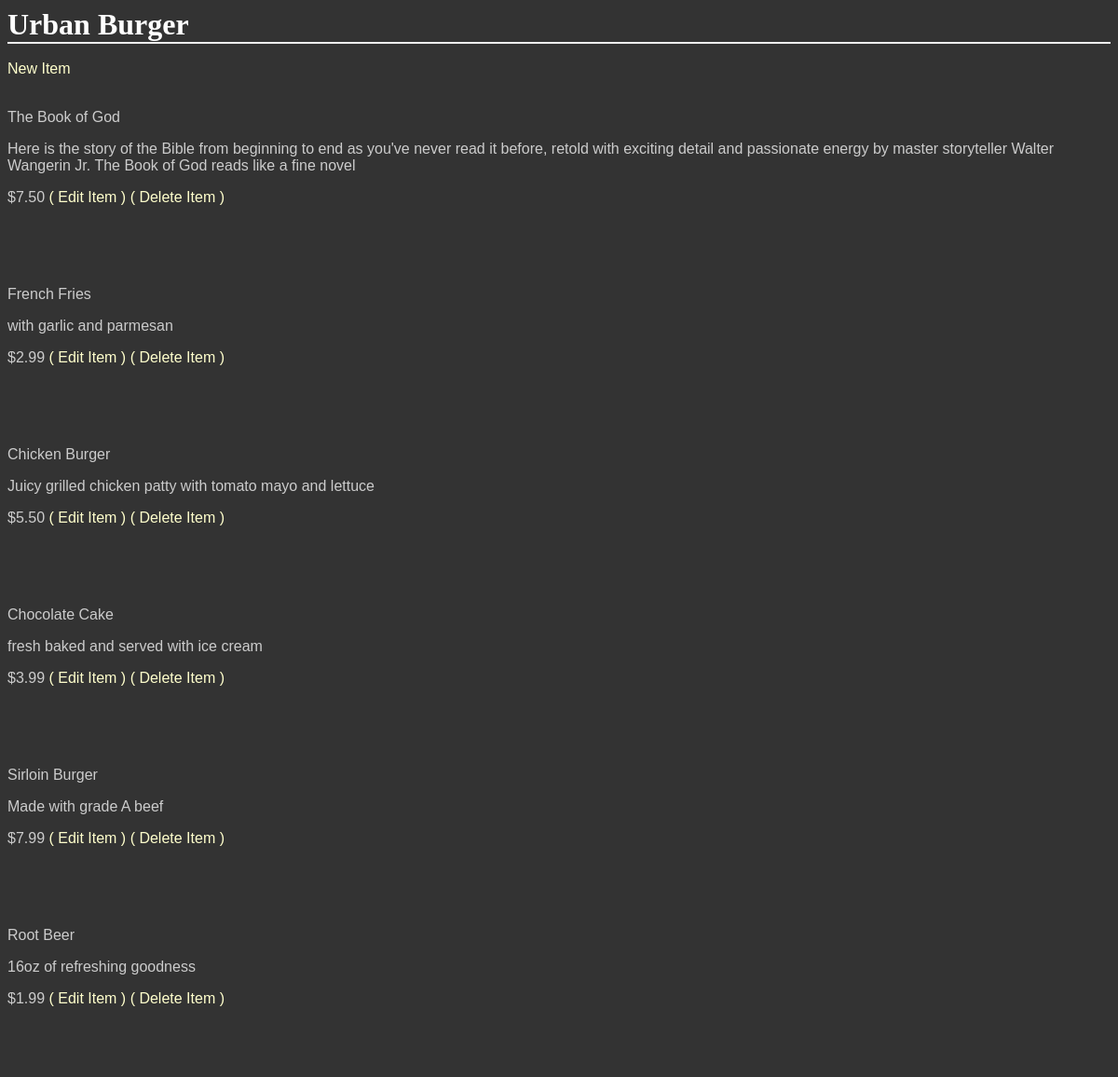
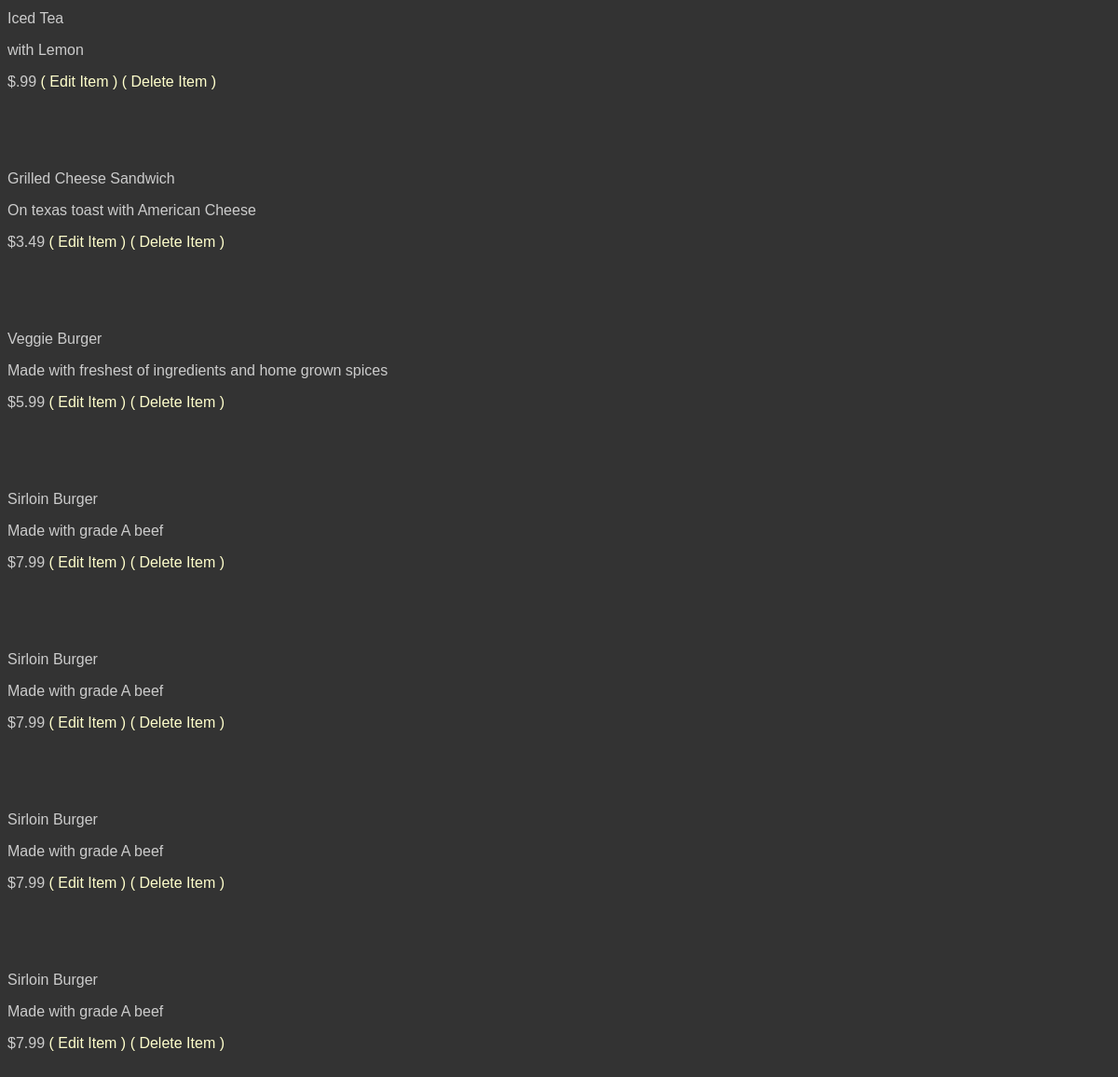
Page /GetShopItems/1/ on the earlier database version (2 pictures, top to bottom).
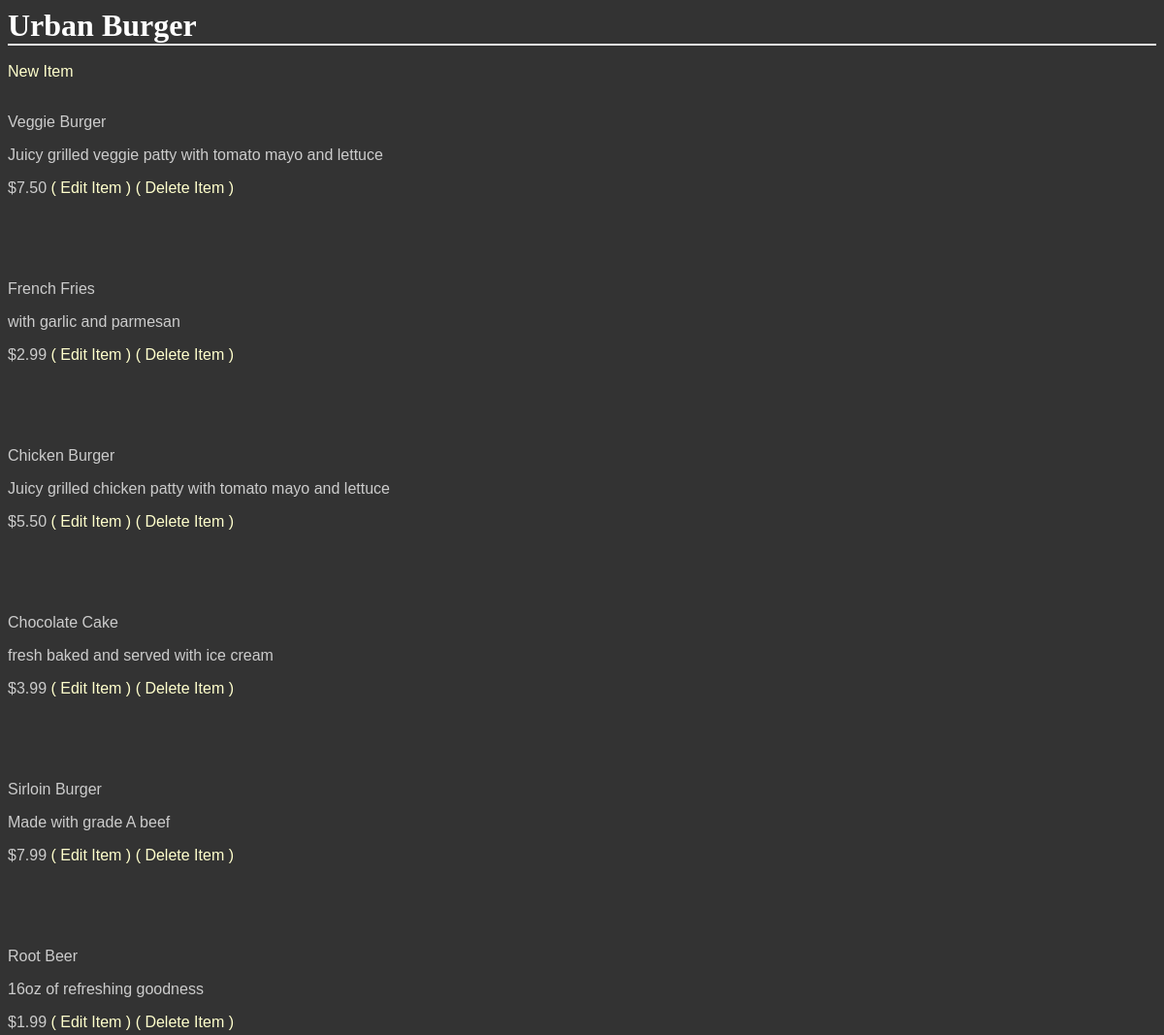
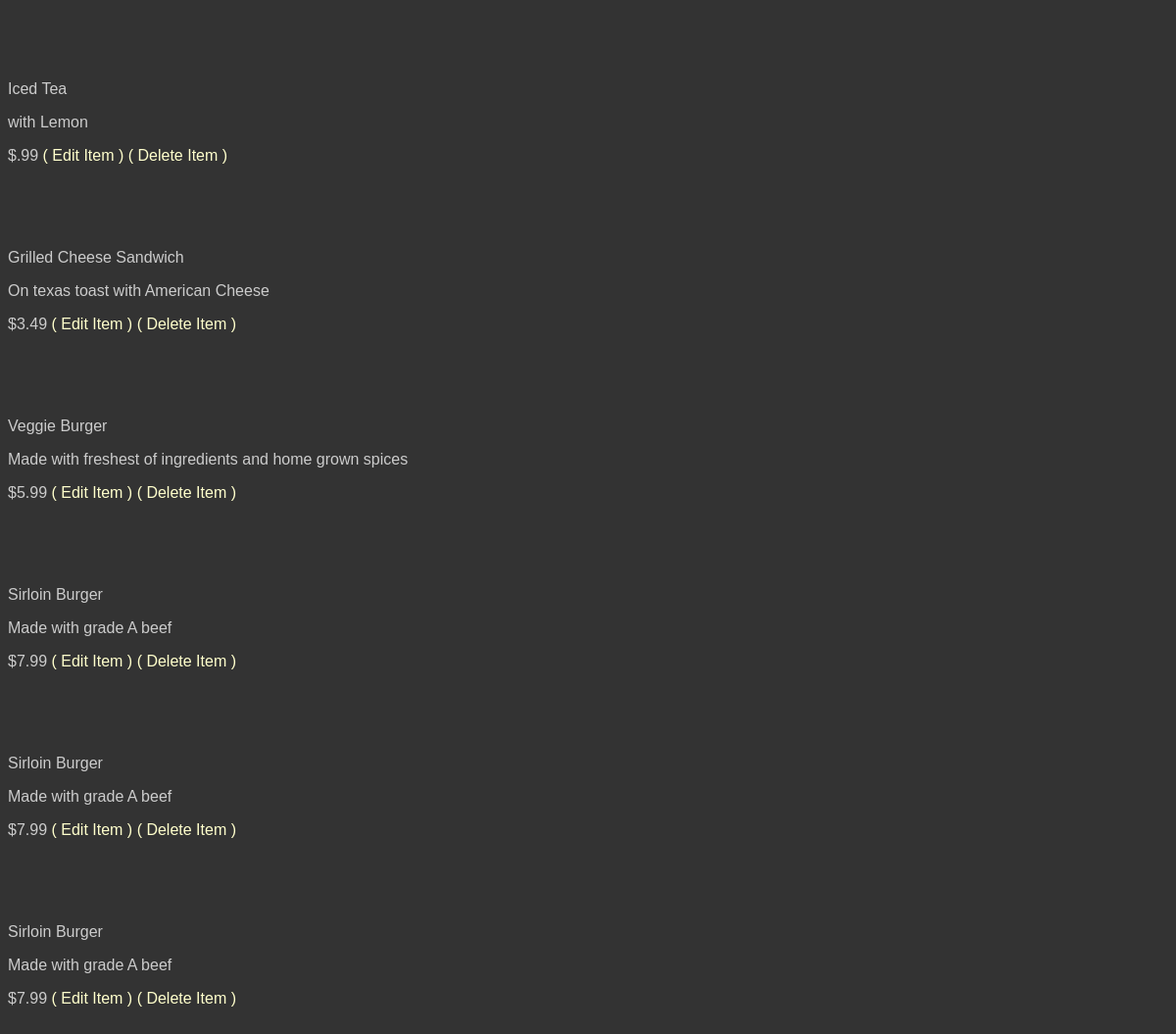
Same page on the later database version (2 pictures, top to bottom).
### database_setup.py (models this page shows, shortened)
class Items(Base):
    __tablename__ = 'items'
    name = Column(String(80), nullable=False)
    id = Column(Integer, primary_key=True)
    short_description = Column(String(250))
    description = Column(String(500))
    quantity = Column(Integer, nullable=False)
    image = Column(String(20))
    price = Column(String(8))
    shop_id = Column(Integer, ForeignKey('shop.id'))
    shop = relationship(Shop, cascade="all, delete-orphan", single_parent=True)
    cat_id = Column(Integer, ForeignKey('sub_category.id'))
    SubCategory = relationship(SubCategory)

### project.py (the view)
@app.route('/GetShopItems/<int:shop_id>/')
def get_shop_items(shop_id):
    shop = session.query(Shop).filter_by(id=shop_id).one()
    items = session.query(Items).filter_by(shop_id=shop_id)
    return render_template('menu.html', shop=shop, items=items)

### templates/menu.html (shortened to what this page needs)
<html>
<head>
    <link rel="stylesheet" type="text/css" href="{{url_for('static', filename='style.css')}}">
</head>
<body>
<h1>
    {{ shop.name }}
</h1>
<br>
<a href="{{url_for('new_shop_item', shop_id=shop.id)}}">New Item</a>
{% for item in items %}
<br>
<br>
<p>{{ item.name }}</p>
<p>{{ item.description}}</p>
<p>{{ item.price }}
<a href="{{url_for('edit_shop_item', shop_id=shop.id, item_id=item.id)}}">( Edit Item )</a>
<a href="{{url_for('delete_shop_item', shop_id=shop.id, item_id=item.id)}}">( Delete Item )</a>
</p>
<br>
{% endfor %}
</body>
</html>

Differences in the rows shown:
removed Items: name "Sirloin Burger", description "Made with grade A beef", price "$7.99"
changed Items: name "The Book of God" → "Veggie Burger"; description "Here is the story of the Bible from beginning to end as you've never read it before, retold with exciting detail and passionate energy by master storyteller Walter Wangerin Jr. The Book of God reads like a fine novel" → "Juicy grilled veggie patty with tomato mayo and lettuce"
